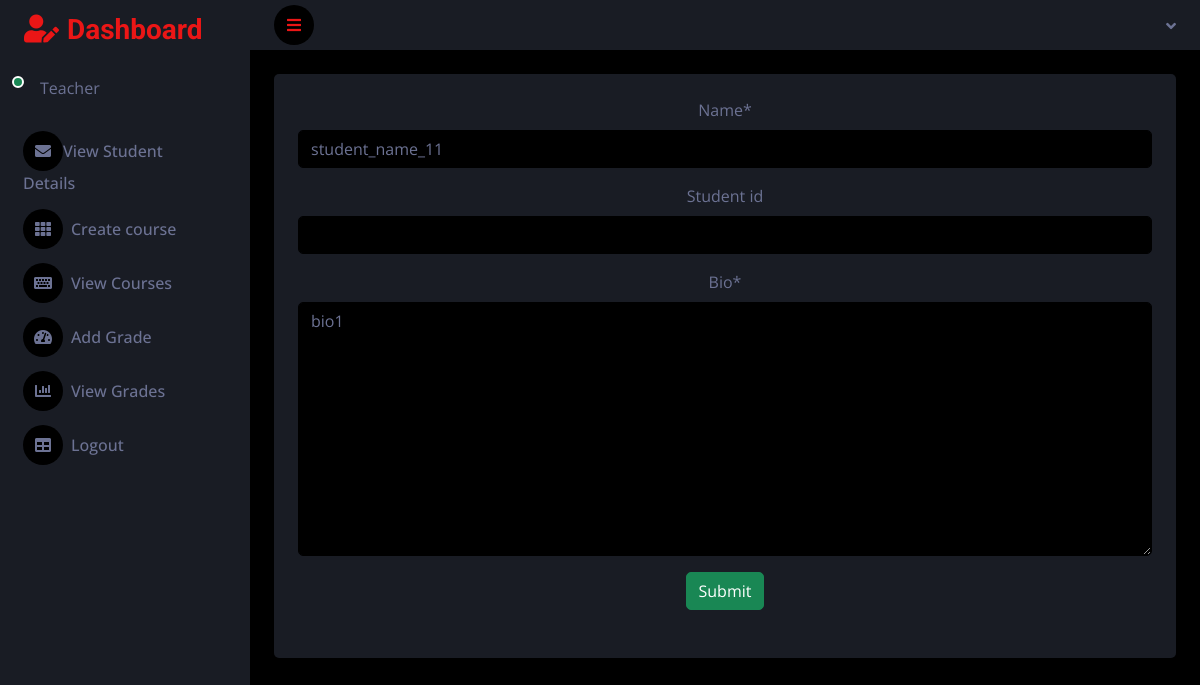
/teacher_update_student_details/1/, run on an earlier commit of the app's database.
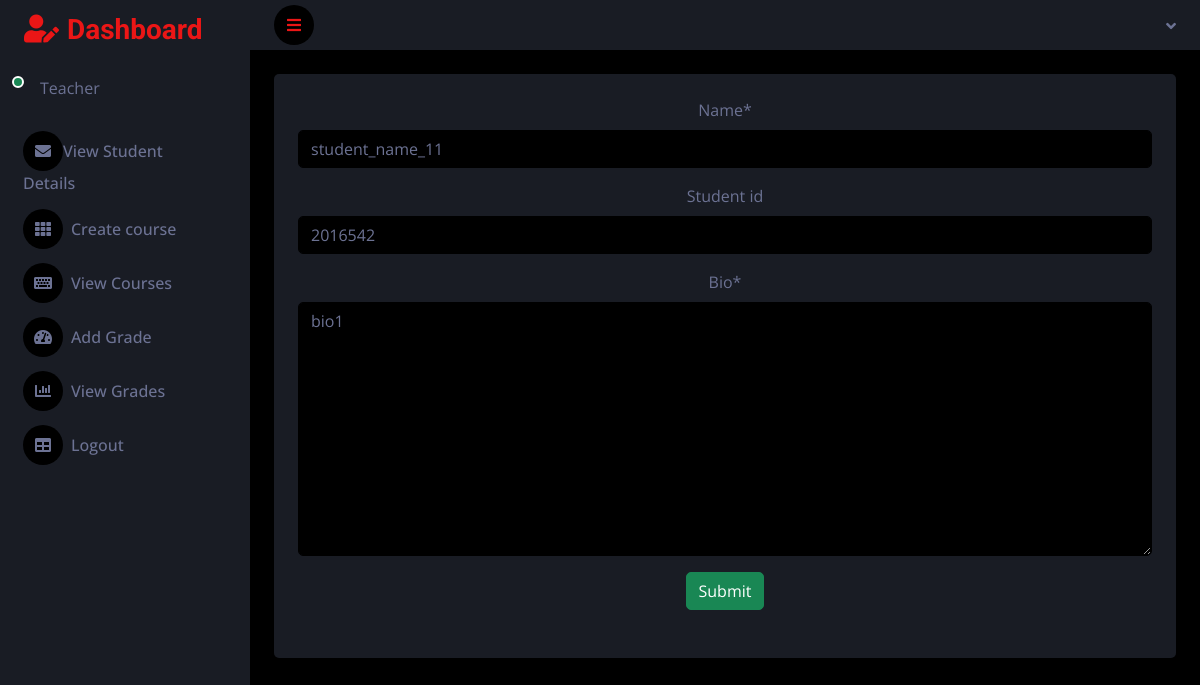
And on a later commit of the database.
### grade_app/models.py (models this page shows, shortened)
class Student(models.Model):
    user = models.ForeignKey(User,on_delete=models.CASCADE)
    name = models.CharField(max_length=250)
    student_id = models.IntegerField(blank=True,null=True)
    bio = models.TextField()

### grade_app/teacher_views.py (the view)
# urls.py: path('teacher_update_student_details/<int:id>/',teacher_views.teacher_update_student_details,name='teacher_update_student_details'),
def teacher_update_student_details(request,id):
    student_object = Student.objects.get(id = id)
    teacher_student_update_form_object = Teacher_student_update_form(instance=student_object)
    if request.method == 'POST':
        teacher_student_update_form_object = Teacher_student_update_form(request.POST,instance=student_object)
        teacher_student_update_form_object.save()
        return redirect('teacher_view_student_details')
    return render(request, 'teacher/teacher_update_student_details.html',{'teacher_student_update_form_object':teacher_student_update_form_object})

### grade_app/forms.py
class Teacher_student_update_form(forms.ModelForm):
    class Meta:
        model = Student
        fields = ('__all__')
        exclude = ('user',)

### template/teacher/teacher_update_student_details.html (shortened to what this page needs)
{% extends 'teacher/teacher_dash.html' %}
{% load crispy_forms_tags %}
{% block content %}
<form method="POST" style="width:100%;">
    {{teacher_student_update_form_object|crispy}}
    <button type="submit" class="btn btn-success">Submit</button>
</form>
{% endblock %}

What changed in the data, as far as the page shows it:
changed Student "student_name_11": student_id (not shown) → "2016542"
